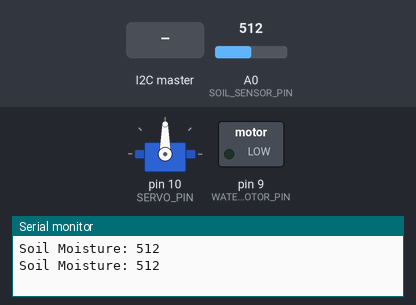
A sketch run on a simulated Arduino Uno, built with avr-gcc and run on an emulated ATmega328P. Parts: servo, switched loads named in the sketch (green lamp = pin HIGH), the last lines printed to the serial monitor. The test bench sets the inputs (shaded band); at power-on: A0 (SOIL_SENSOR_PIN) = 512.

Above: at 1.2 s.
1.3 s: the I2C master sends "W"
At 2.3 s:
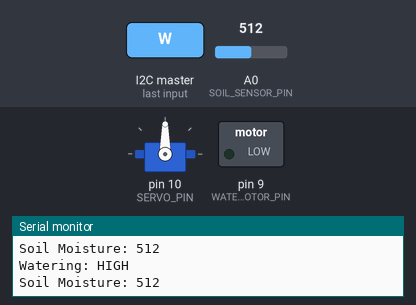
2.8 s: the I2C master sends "R"
At 3.3 s:
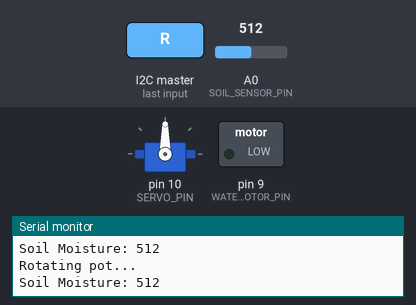
Timing chart, 0 to 5.8 s (numbered marks = the images above; inputs shaded):
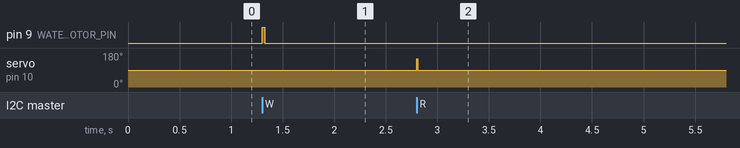

Measured:
- after the input at 1.3 s, pin 9 (WATER_MOTOR_PIN): LOW → HIGH at once, → LOW 0.02 s later
- after the input at 2.8 s, servo on pin 10 (SERVO_PIN): 90° → 150° at once, → 90° 0.01 s later

The sketch:

edge_node_2.ino
```cpp
#include <Wire.h>
#include <Servo.h>

#define SOIL_SENSOR_PIN A0
#define WATER_MOTOR_PIN 9
#define SERVO_PIN 10

#define EDGE_NODE_ADDRESS 0x11

Servo potServo;

int currentSoilMoisture = 0;

void setup() {
  Wire.begin(EDGE_NODE_ADDRESS);
  Wire.onReceive(receiveCommand);
  Wire.onRequest(sendSoilMoisture);

  pinMode(SOIL_SENSOR_PIN, INPUT);
  pinMode(WATER_MOTOR_PIN, OUTPUT);

  potServo.attach(SERVO_PIN);
  potServo.write(90);

  digitalWrite(WATER_MOTOR_PIN, LOW);

  Serial.begin(9600);
}

void loop() {
  currentSoilMoisture = analogRead(SOIL_SENSOR_PIN);

  Serial.print("Soil Moisture: ");
  Serial.println(currentSoilMoisture);

  delay(1000);
}

void receiveCommand(int howMany) {
  while (Wire.available()) {
    char command = Wire.read();

    if (command == 'W') {
      Serial.println("Watering: HIGH");
      digitalWrite(WATER_MOTOR_PIN, HIGH);
      delay(5000);
      digitalWrite(WATER_MOTOR_PIN, LOW);
    }
    else if (command == 'R') {
      Serial.println("Rotating pot...");
      potServo.write(150);
      delay(2000);
      potServo.write(90);
    }
  }
}

void sendSoilMoisture() {
  Wire.write((currentSoilMoisture >> 8) & 0xFF);
  Wire.write(currentSoilMoisture & 0xFF);
}
```
